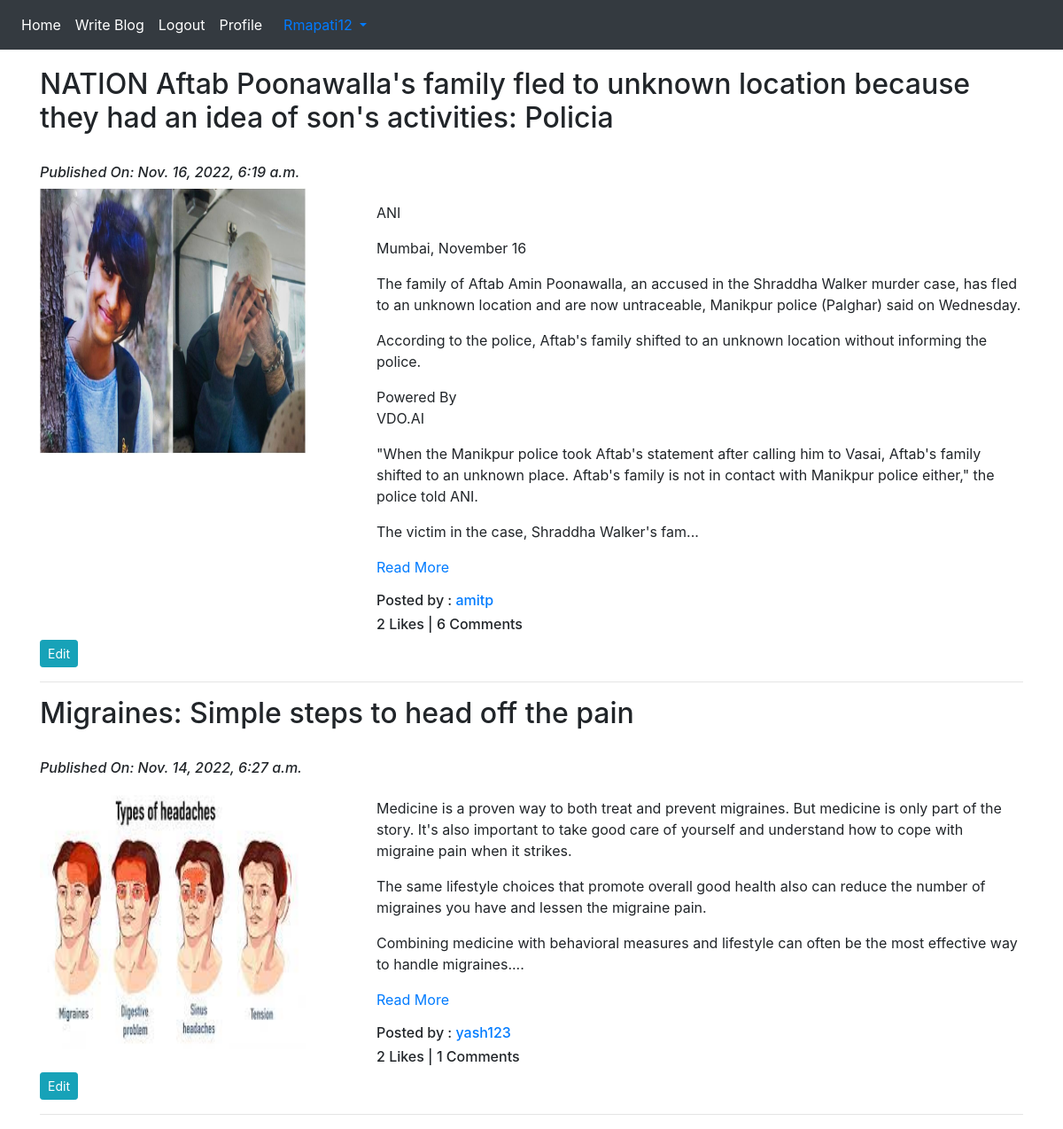
Page /blog/ (signed in) on the committed database.
### App_Blog/models.py (models this page shows, shortened)
class Blog(models.Model):
    author=models.ForeignKey(User,on_delete=models.CASCADE,related_name='post_author')
    blog_title=models.CharField(max_length=264,verbose_name="Title")
    slug=models.SlugField(max_length=264,unique=True)
    blog_content=models.TextField(verbose_name="What is on Your mind?")
    blog_image=models.ImageField(upload_to='blog_images')
    publish_date=models.DateTimeField(auto_now_add=True)
    update_date=models.DateTimeField(auto_now=True)
    class Meta:
        ordering=['-publish_date']

### App_Blog/views.py (the view)
# urls.py: path('',views.BlogList.as_view(),name='blog_list'),
class BlogList(ListView):
    model=Blog
    template_name  = "App_Blog/blog_list.html"
    context_object_name ='blogs'
    queryset= Blog.objects.order_by('-publish_date')

### App_Blog/templatetags/custom_filter.py (called while the page is built)
def range_filter(value):
    return value[0:600] + "..."

### templates/App_Blog/blog_list.html (shortened to what this page needs)
{% extends 'base.html' %}
{% load custom_filter %}
{% block body_block %}
{% for blog in blogs %}
<h2> {{ blog.blog_title }} </h2>
<br>
<i>
  <h6>Published On: {{ blog.publish_date }}</h6>
</i>
<div class="row">
  <div class="col-sm-4">
    <img src="/media/{{ blog.blog_image }}" alt="{{ blog.blog_title }}"
      style="height:300px;width: 300px; position: relative;" title="{{ blog.blog_title }}">
  </div>
  <div class="col-sm-8">
    <p>{{ blog.blog_content|range_filter|linebreaks }}
      {% if user.is_authenticated %}
      <a href="{% url 'App_Blog:blog_details' slug=blog.slug %}">Read More</a>
      {% else %}
      <a href="{% url 'App_Login:signup'  %}">Read More</a>
      {% endif %}
    </p>
    <h6>Posted by : <a href="#">{{ blog.author }}</a> </h6>
    <h6>{{ blog.liked_blog.count }} Likes | {{ blog.blog_comment.count }} Comments</h6>
  </div>
</div>
{% if user.is_authenticated %}
<a href="{% url 'App_Blog:edit_blog' pk=blog.pk %}" class="btn btn-info btn-sm">Edit</a>
{% endif %}
<hr>
{% endfor %}
{% endblock %}

### templates/base.html (shortened to what this page needs)
<!doctype html>
<html lang="en">
<head>
    <link rel="stylesheet" href="https://maxcdn.bootstrapcdn.com/font-awesome/4.7.0/css/font-awesome.min.css">
    <link rel="stylesheet" href="https://cdn.jsdelivr.net/npm/bootstrap@4.3.1/dist/css/bootstrap.min.css"
>
</head>
<body>
    <nav class="navbar navbar-expand-sm bg-dark navbar-dark">
        <ul class="navbar-nav">
            <li class="nav-item active">
                <a class="nav-link" href="{% url 'index' %}">Home</a>
            </li>
            {% if user.is_authenticated %}
            <li class="nav-item active">
                <a class="nav-link" href="{% url 'App_Blog:create_blog' %}">Write Blog</a>
            </li>
            <li class="nav-item active">
                <a class="nav-link" href="{% url 'App_Login:logout' %}">Logout</a>
            </li>
            <li class="nav-item active">
                <a class="nav-link" href="{% url 'App_Login:profile' %}">Profile</a>
            </li>
            {% endif %}
        </ul>
        {% if user.is_authenticated %}
        <div class="nav-item dropdown">
            <a class="nav-link dropdown-toggle" href="#" id="navbardrop" data-toggle="dropdown">
                {{ user.username }}
            </a>
        </div>
        {% endif %}
    </nav>
    <div class="container " style="padding-top:20px">
        {% block body_block %}
        {% endblock %}
    </div>
</body>
</html>

### rows in the picture
Blog: blog_title "NATION Aftab Poonawalla's family fled to unknown location because they had an idea of son's activities: Policia", publish_date "Nov. 16, 2022, 6:19 a.m.", blog_image (picture), blog_content|range_filter "ANI Mumbai, November 16 The family of Aftab Amin Poonawalla, an accused in the Shraddha Walker murder case, has fled to an unknown location and are now untraceable, Manikpur police (Palghar) said on Wednesday. According to the police, Aftab's family shifted to an unknown location without informing the police. Powered By VDO.AI \"When the Manikpur police took Aftab's statement after calling him to Vasai, Aftab's family shifted to an unknown place. Aftab's family is not in contact with Manikpur police either,\" the police told ANI. The victim in the case, Shraddha Walker's fam...", author "amitp", liked_blog.count "2", blog_comment.count "6"
Blog: blog_title "Migraines: Simple steps to head off the pain", publish_date "Nov. 14, 2022, 6:27 a.m.", blog_image (picture), blog_content|range_filter "Medicine is a proven way to both treat and prevent migraines. But medicine is only part of the story. It's also important to take good care of yourself and understand how to cope with migraine pain when it strikes. The same lifestyle choices that promote overall good health also can reduce the number of migraines you have and lessen the migraine pain. Combining medicine with behavioral measures and lifestyle can often be the most effective way to handle migraines....", author "yash123", liked_blog.count "2", blog_comment.count "1"

### other values in the picture
{{ user.username }} "Rmapati12"
